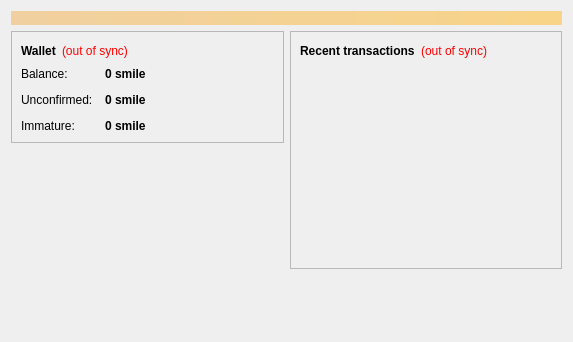
<?xml version="1.0" encoding="UTF-8"?>
<ui version="4.0">
 <class>OverviewPage</class>
 <widget class="QWidget" name="OverviewPage">
  <property name="geometry">
   <rect>
    <x>0</x>
    <y>0</y>
    <width>573</width>
    <height>342</height>
   </rect>
  </property>
  <property name="windowTitle">
   <string>Form</string>
  </property>
  <layout class="QVBoxLayout" name="topLayout">
   <item>
    <widget class="QLabel" name="labelAlerts">
     <property name="visible">
      <bool>false</bool>
     </property>
     <property name="styleSheet">
      <string notr="true">background-color: qlineargradient(x1: 0, y1: 0, x2: 1, y2: 0, stop:0 #F0D0A0, stop:1 #F8D488); color:#000000;</string>
     </property>
     <property name="wordWrap">
      <bool>true</bool>
     </property>
     <property name="margin">
      <number>3</number>
     </property>
    </widget>
   </item>
   <item>
    <layout class="QHBoxLayout" name="horizontalLayout" stretch="1,1">
     <item>
      <layout class="QVBoxLayout" name="verticalLayout_2">
       <item>
        <widget class="QFrame" name="frame">
         <property name="frameShape">
          <enum>QFrame::StyledPanel</enum>
         </property>
         <property name="frameShadow">
          <enum>QFrame::Raised</enum>
         </property>
         <layout class="QVBoxLayout" name="verticalLayout_4">
          <item>
           <layout class="QHBoxLayout" name="horizontalLayout_4">
            <item>
             <widget class="QLabel" name="label_5">
              <property name="font">
               <font>
                <weight>75</weight>
                <bold>true</bold>
               </font>
              </property>
              <property name="text">
               <string>Wallet</string>
              </property>
             </widget>
            </item>
            <item>
             <widget class="QLabel" name="labelWalletStatus">
              <property name="toolTip">
               <string>The displayed information may be out of date. Your wallet automatically synchronizes with the smilecoin network after a connection is established, but this process has not completed yet.</string>
              </property>
              <property name="styleSheet">
               <string notr="true">QLabel { color: red; }</string>
              </property>
              <property name="text">
               <string notr="true">(out of sync)</string>
              </property>
              <property name="alignment">
               <set>Qt::AlignLeading|Qt::AlignLeft|Qt::AlignVCenter</set>
              </property>
             </widget>
            </item>
            <item>
             <spacer name="horizontalSpacer_2">
              <property name="orientation">
               <enum>Qt::Horizontal</enum>
              </property>
              <property name="sizeHint" stdset="0">
               <size>
                <width>40</width>
                <height>20</height>
               </size>
              </property>
             </spacer>
            </item>
           </layout>
          </item>
          <item>
           <layout class="QFormLayout" name="formLayout_2">
            <property name="fieldGrowthPolicy">
             <enum>QFormLayout::AllNonFixedFieldsGrow</enum>
            </property>
            <property name="horizontalSpacing">
             <number>12</number>
            </property>
            <property name="verticalSpacing">
             <number>12</number>
            </property>
            <item row="0" column="0">
             <widget class="QLabel" name="label">
              <property name="text">
               <string>Balance:</string>
              </property>
             </widget>
            </item>
            <item row="0" column="1">
             <widget class="QLabel" name="labelBalance">
              <property name="font">
               <font>
                <weight>75</weight>
                <bold>true</bold>
               </font>
              </property>
              <property name="cursor">
               <cursorShape>IBeamCursor</cursorShape>
              </property>
              <property name="toolTip">
               <string>Your current balance</string>
              </property>
              <property name="text">
               <string notr="true">0 smile</string>
              </property>
              <property name="textInteractionFlags">
               <set>Qt::LinksAccessibleByMouse|Qt::TextSelectableByKeyboard|Qt::TextSelectableByMouse</set>
              </property>
             </widget>
            </item>
            <item row="1" column="0">
             <widget class="QLabel" name="label_3">
              <property name="text">
               <string>Unconfirmed:</string>
              </property>
             </widget>
            </item>
            <item row="1" column="1">
             <widget class="QLabel" name="labelUnconfirmed">
              <property name="font">
               <font>
                <weight>75</weight>
                <bold>true</bold>
               </font>
              </property>
              <property name="cursor">
               <cursorShape>IBeamCursor</cursorShape>
              </property>
              <property name="toolTip">
               <string>Total of transactions that have yet to be confirmed, and do not yet count toward the current balance</string>
              </property>
              <property name="text">
               <string notr="true">0 smile</string>
              </property>
              <property name="textInteractionFlags">
               <set>Qt::LinksAccessibleByMouse|Qt::TextSelectableByKeyboard|Qt::TextSelectableByMouse</set>
              </property>
             </widget>
            </item>
            <item row="2" column="0">
             <widget class="QLabel" name="labelImmatureText">
              <property name="text">
               <string>Immature:</string>
              </property>
             </widget>
            </item>
            <item row="2" column="1">
             <widget class="QLabel" name="labelImmature">
              <property name="font">
               <font>
                <weight>75</weight>
                <bold>true</bold>
               </font>
              </property>
              <property name="toolTip">
               <string>Mined balance that has not yet matured</string>
              </property>
              <property name="text">
               <string notr="true">0 smile</string>
              </property>
              <property name="textInteractionFlags">
               <set>Qt::LinksAccessibleByMouse|Qt::TextSelectableByKeyboard|Qt::TextSelectableByMouse</set>
              </property>
             </widget>
            </item>
           </layout>
          </item>
         </layout>
        </widget>
       </item>
       <item>
        <spacer name="verticalSpacer">
         <property name="orientation">
          <enum>Qt::Vertical</enum>
         </property>
         <property name="sizeHint" stdset="0">
          <size>
           <width>20</width>
           <height>40</height>
          </size>
         </property>
        </spacer>
       </item>
        <item>
         <widget class="QLabel" name="label_wallet_bgcoin">
          <property name="text">
           <string/>
          </property>
          <property name="pixmap">
           <pixmap resource="../bitcoin.qrc">:/images/wallet_bgcoin</pixmap>
          </property>
          <property name="scaledContents">
           <bool>false</bool>
          </property>
          <property name="alignment">
           <set>Qt::AlignCenter</set>
          </property>
          <property name="margin">
           <number>-2</number>
          </property>
         </widget>
        </item>
        <item>
         <widget class="QLabel" name="label_6">
          <property name="text">
           <string/>
          </property>
         </widget>
        </item>
      </layout>
     </item>
     <item>
      <layout class="QVBoxLayout" name="verticalLayout_3">
       <item>
        <widget class="QFrame" name="frame_2">
         <property name="frameShape">
          <enum>QFrame::StyledPanel</enum>
         </property>
         <property name="frameShadow">
          <enum>QFrame::Raised</enum>
         </property>
         <layout class="QVBoxLayout" name="verticalLayout">
          <item>
           <layout class="QHBoxLayout" name="horizontalLayout_2">
            <item>
             <widget class="QLabel" name="label_4">
              <property name="text">
               <string>&lt;b&gt;Recent transactions&lt;/b&gt;</string>
              </property>
             </widget>
            </item>
            <item>
             <widget class="QLabel" name="labelTransactionsStatus">
              <property name="toolTip">
               <string>The displayed information may be out of date. Your wallet automatically synchronizes with the smilecoin network after a connection is established, but this process has not completed yet.</string>
              </property>
              <property name="styleSheet">
               <string notr="true">QLabel { color: red; }</string>
              </property>
              <property name="text">
               <string notr="true">(out of sync)</string>
              </property>
              <property name="alignment">
               <set>Qt::AlignRight|Qt::AlignTrailing|Qt::AlignVCenter</set>
              </property>
             </widget>
            </item>
            <item>
             <spacer name="horizontalSpacer">
              <property name="orientation">
               <enum>Qt::Horizontal</enum>
              </property>
              <property name="sizeHint" stdset="0">
               <size>
                <width>40</width>
                <height>20</height>
               </size>
              </property>
             </spacer>
            </item>
           </layout>
          </item>
          <item>
           <widget class="QListView" name="listTransactions">
            <property name="styleSheet">
             <string notr="true">QListView { background: transparent; }</string>
            </property>
            <property name="frameShape">
             <enum>QFrame::NoFrame</enum>
            </property>
            <property name="verticalScrollBarPolicy">
             <enum>Qt::ScrollBarAlwaysOff</enum>
            </property>
            <property name="horizontalScrollBarPolicy">
             <enum>Qt::ScrollBarAlwaysOff</enum>
            </property>
            <property name="selectionMode">
             <enum>QAbstractItemView::NoSelection</enum>
            </property>
           </widget>
          </item>
         </layout>
        </widget>
       </item>
       <item>
        <spacer name="verticalSpacer_2">
         <property name="orientation">
          <enum>Qt::Vertical</enum>
         </property>
         <property name="sizeHint" stdset="0">
          <size>
           <width>20</width>
           <height>40</height>
          </size>
         </property>
        </spacer>
       </item>
      </layout>
     </item>
    </layout>
   </item>
  </layout>
 </widget>
 <resources/>
 <connections/>
</ui>
